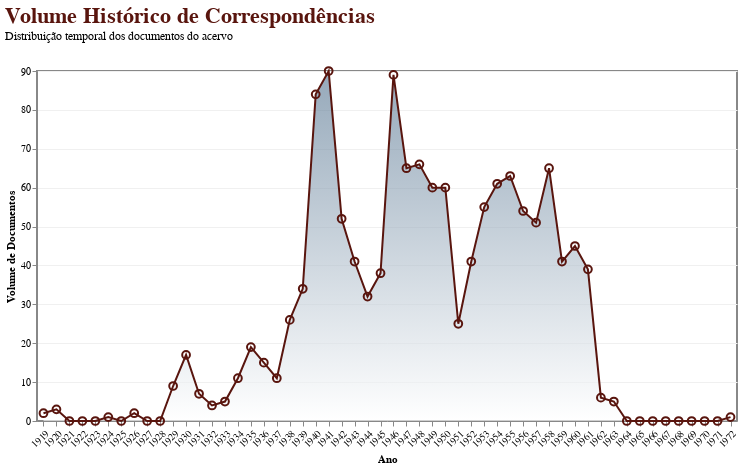

Notebook code cell kept with this figure:
### Markdown cell above
#### As seguintes visualizações revelam a quantidade de correspondências a cada ano de 1919 a 1972 e uma análise mensal do ano de 1941, já que foi o com o maior volume.

### Code cell
# tratar a coluna de data para extrair o ano
if 'ano' not in df.columns and 'data' in df.columns:
    df['ano'] = pd.to_datetime(df['data'], errors='coerce').dt.year

df_temporal = df.dropna(subset=['ano']).copy()
df_temporal['ano'] = df_temporal['ano'].astype(int)

# contagem por ano
volume_ano = df_temporal.groupby('ano').size().reset_index(name='quantidade')

# inserir anos faltantes com quantidade 0 para garantir que o gráfico mostre todos os anos, mesmo os sem correspondências
# criar um range completo para garantir que anos com 0 apareçam
todos_anos = pd.DataFrame({'ano': range(volume_ano['ano'].min(), volume_ano['ano'].max() + 1)})
volume_ano = pd.merge(todos_anos, volume_ano, on='ano', how='left').fillna(0)

# criar o gráfico de área
area = alt.Chart(volume_ano).mark_area(
    line={'color': cores['Vinho']},
    color=alt.Gradient(
        gradient='linear',
        stops=[alt.GradientStop(color='white', offset=0),
               alt.GradientStop(color=cores['Azul'], offset=1)],
        x1=1, x2=1, y1=1, y2=0
    ),
    opacity=0.6
).encode(
    x=alt.X('ano:O', title='Ano', axis=alt.Axis(labelAngle=-45)),
    y=alt.Y('quantidade:Q', title='Volume de Documentos'),
    tooltip=['ano', 'quantidade']
)

# adicionar pontos
pontos = area.mark_point(color=cores['Vinho'], size=60).encode(
    opacity=alt.value(1)
)

grafico_final = (area + pontos).properties(
    title={
        "text": ["Volume Histórico de Correspondências"],
        "subtitle": ["Distribuição temporal dos documentos do acervo"],
        "color": cores['Vinho'],
        "offset": 20
    },
    width=700,
    height=350
).configure_axis(
    labelFont=fonte_padrao, 
    titleFont=fonte_padrao, 
    labelFontSize=10,
    gridColor='#F0F0F0'
).configure_view(
    stroke='#888888',
    strokeWidth=2
).configure_title(
    font=fonte_padrao,        
    subtitleFont=fonte_padrao,
    fontSize=22,
    anchor='start'
)

grafico_final.show()

### Figure 1 — Vega-Lite specification as saved in the notebook (floating-point values rounded to 4 significant figures)
{"config": {"view": {"continuousWidth": 300, "continuousHeight": 300, "stroke": "#888888", "strokeWidth": 2}, "axis": {"gridColor": "#F0F0F0", "labelFont": "CourierI", "labelFontSize": 10, "titleFont": "CourierI"}, "title": {"anchor": "start", "font": "CourierI", "fontSize": 22, "subtitleFont": "CourierI"}}, "layer": [{"mark": {"type": "area", "color": {"gradient": "linear", "stops": [{"color": "white", "offset": 0}, {"color": "#4F6F8C", "offset": 1}], "x1": 1, "x2": 1, "y1": 1, "y2": 0}, "line": {"color": "#59150E"}, "opacity": 0.6}, "encoding": {"tooltip": [{"field": "ano", "type": "quantitative"}, {"field": "quantidade", "type": "quantitative"}], "x": {"axis": {"labelAngle": -45}, "field": "ano", "title": "Ano", "type": "ordinal"}, "y": {"field": "quantidade", "title": "Volume de Documentos", "type": "quantitative"}}}, {"mark": {"type": "point", "color": "#59150E", "size": 60}, "encoding": {"opacity": {"value": 1}, "tooltip": [{"field": "ano", "type": "quantitative"}, {"field": "quantidade", "type": "quantitative"}], "x": {"axis": {"labelAngle": -45}, "field": "ano", "title": "Ano", "type": "ordinal"}, "y": {"field": "quantidade", "title": "Volume de Documentos", "type": "quantitative"}}}], "data": {"name": "data-f910b6848c8e5721d0231562ec06817f"}, "height": 350, "title": {"text": ["Volume Histórico de Correspondências"], "subtitle": ["Distribuição temporal dos documentos do acervo"], "color": "#59150E", "offset": 20}, "width": 700, "$schema": "https://vega.github.io/schema/vega-lite/v6.1.0.json", "datasets": {"data-f910b6848c8e5721d0231562ec06817f": [{"ano": 1919, "quantidade": 2.0}, {"ano": 1920, "quantidade": 3.0}, {"ano": 1921, "quantidade": 0.0}, {"ano": 1922, "quantidade": 0.0}, {"ano": 1923, "quantidade": 0.0}, {"ano": 1924, "quantidade": 1.0}, {"ano": 1925, "quantidade": 0.0}, {"ano": 1926, "quantidade": 2.0}, {"ano": 1927, "quantidade": 0.0}, {"ano": 1928, "quantidade": 0.0}, {"ano": 1929, "quantidade": 9.0}, {"ano": 1930, "quantidade": 17.0}, {"ano": 1931, "quantidade": 7.0}, {"ano": 1932, "quantidade": 4.0}, {"ano": 1933, "quantidade": 5.0}, {"ano": 1934, "quantidade": 11.0}, {"ano": 1935, "quantidade": 19.0}, {"ano": 1936, "quantidade": 15.0}, {"ano": 1937, "quantidade": 11.0}, {"ano": 1938, "quantidade": 26.0}, {"ano": 1939, "quantidade": 34.0}, {"ano": 1940, "quantidade": 84.0}, {"ano": 1941, "quantidade": 90.0}, {"ano": 1942, "quantidade": 52.0}, {"ano": 1943, "quantidade": 41.0}, {"ano": 1944, "quantidade": 32.0}, {"ano": 1945, "quantidade": 38.0}, {"ano": 1946, "quantidade": 89.0}, {"ano": 1947, "quantidade": 65.0}, {"ano": 1948, "quantidade": 66.0}, {"ano": 1949, "quantidade": 60.0}, {"ano": 1950, "quantidade": 60.0}, {"ano": 1951, "quantidade": 25.0}, {"ano": 1952, "quantidade": 41.0}, {"ano": 1953, "quantidade": 55.0}, {"ano": 1954, "quantidade": 61.0}, {"ano": 1955, "quantidade": 63.0}, {"ano": 1956, "quantidade": 54.0}, {"ano": 1957, "quantidade": 51.0}, {"ano": 1958, "quantidade": 65.0}, {"ano": 1959, "quantidade": 41.0}, {"ano": 1960, "quantidade": 45.0}, {"ano": 1961, "quantidade": 39.0}, {"ano": 1962, "quantidade": 6.0}, {"ano": 1963, "quantidade": 5.0}, {"ano": 1964, "quantidade": 0.0}, {"ano": 1965, "quantidade": 0.0}, {"ano": 1966, "quantidade": 0.0}, {"ano": 1967, "quantidade": 0.0}, {"ano": 1968, "quantidade": 0.0}, {"ano": 1969, "quantidade": 0.0}, {"ano": 1970, "quantidade": 0.0}, {"ano": 1971, "quantidade": 0.0}, {"ano": 1972, "quantidade": 1.0}]}}
